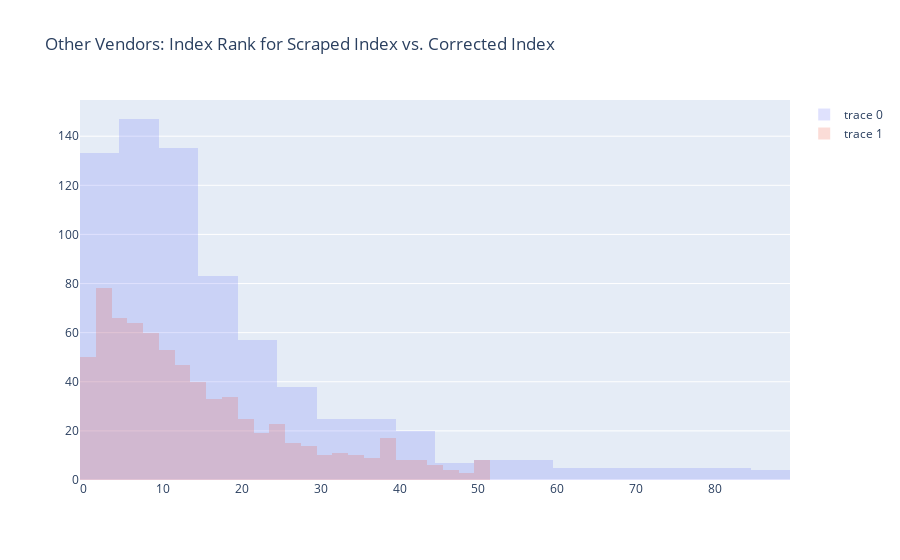

Notebook code cell kept with this figure:
### Code cell
x0 = other['ScrapedIndex']
x1 = other['CorrectedIndexTrueRank']

fig = go.Figure()
fig.add_trace(go.Histogram(x=x0))
fig.add_trace(go.Histogram(x=x1))

fig.update_layout(barmode='overlay', title='Other Vendors: Index Rank for Scraped Index vs. Corrected Index' )
fig.update_traces(opacity=0.20)
fig.show()

### Figure 1 — Plotly figure (JSON) as saved in the notebook; plotly's stock layout.template omitted (floating-point values rounded to 4 significant figures; data arrays with more than 128 entries replaced by an {"elided": "..."} marker saying what was removed)
{"data": [{"opacity": 0.2, "type": "histogram", "x": {"elided": "715 int values"}}, {"opacity": 0.2, "type": "histogram", "x": {"elided": "715 int values"}}], "layout": {"barmode": "overlay", "title": {"text": "Other Vendors: Index Rank for Scraped Index vs. Corrected Index"}}}
